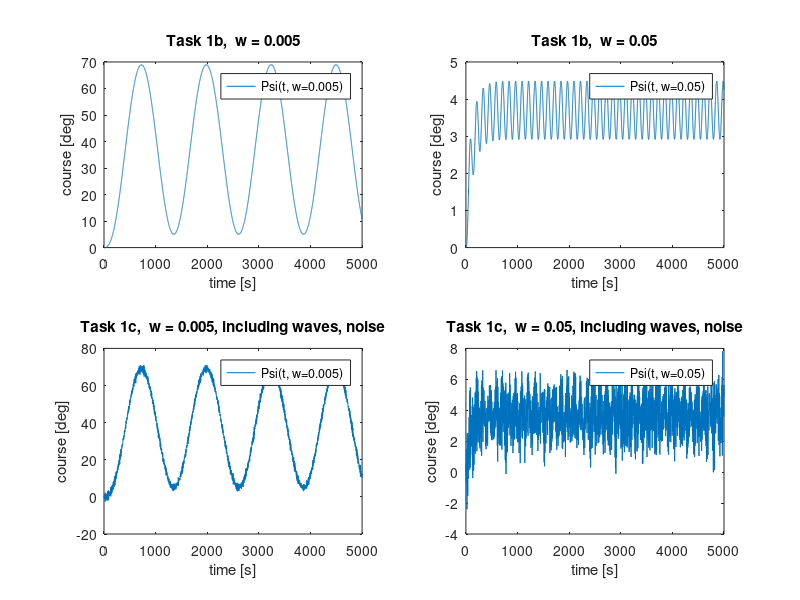
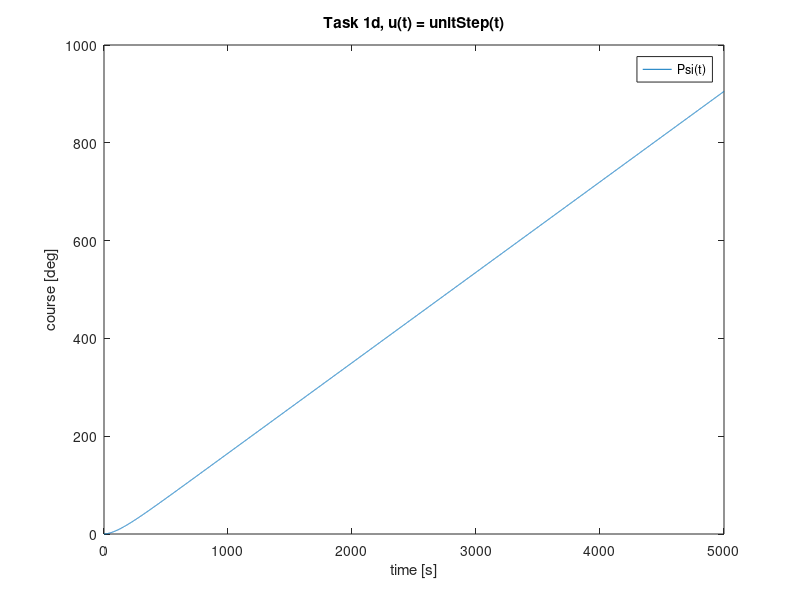

These figures' MATLAB source, in order:
close all;

%% TASK 1B
%% load psi
load('psi_w005.mat');
t = compass(1,:);
psi1 = compass(2,:);


load('psi_w05.mat');
psi2 = compass(2,:);

%% Plot psi 

subplot(2,2,1);
plot(t, psi1); title('Task 1b,  w = 0.005'); legend('Psi(t, w=0.005)'); xlabel('time [s]'); ylabel('course [deg]');

subplot(2,2,2);
plot(t, psi2); title('Task 1b,  w = 0.05'); legend('Psi(t, w=0.05)'); xlabel('time [s]'); ylabel('course [deg]');

%% TASK 1C
%% Load psi with waves and measurement noise
load('psi_w005_noise.mat');
t = compass(1,:);
psi3 = compass(2,:);


load('psi_w05_noise.mat');
psi4 = compass(2,:);

%% Plot psi with waves and measurement noise
subplot(2,2,3);
plot(t, psi3); title('Task 1c,  w = 0.005, including {waves, noise}'); legend('Psi(t, w=0.005)'); xlabel('time [s]'); ylabel('course [deg]');

subplot(2,2,4);
plot(t, psi4); title('Task 1c,  w = 0.05, including {waves, noise}'); legend('Psi(t, w=0.05)'); xlabel('time [s]'); ylabel('course [deg]');

print -depsc paramPlots


%% TASK 1D
%% Load and plot psi given unit step
load('psi_w=u(t).mat');
t = compass(1,:);
psi5 = compass(2,:);

figure;

plot(t, psi5); title('Task 1d, u(t) = unitStep(t)'); legend('Psi(t)'); xlabel('time [s]'); ylabel('course [deg]');

print -depsc unitStepPlot



